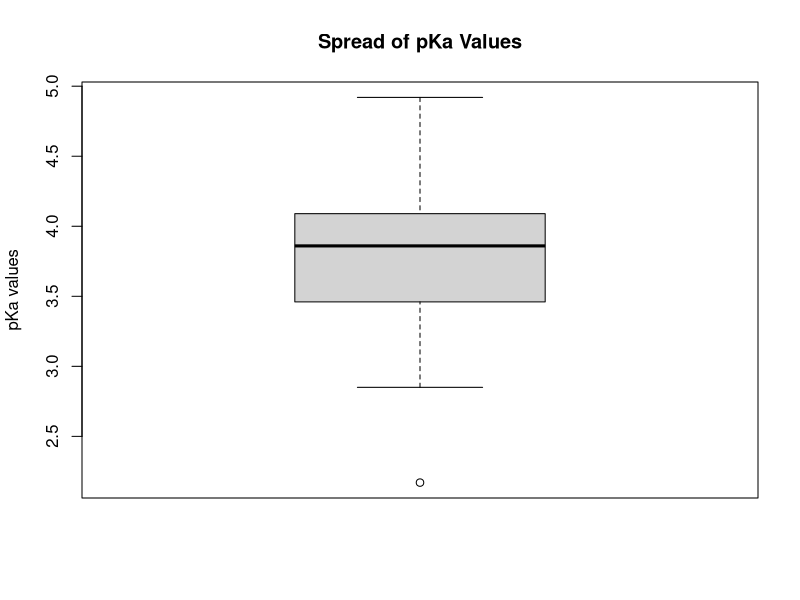

This figure's R source:
## ---- chunk 1
library("knitr")
benzoate <- read.delim("./data/benzoate.txt", row.names=1)
## ---- chunk 2
boxplot(benzoate$pka, main="Spread of pKa Values", ylab="pKa values")
